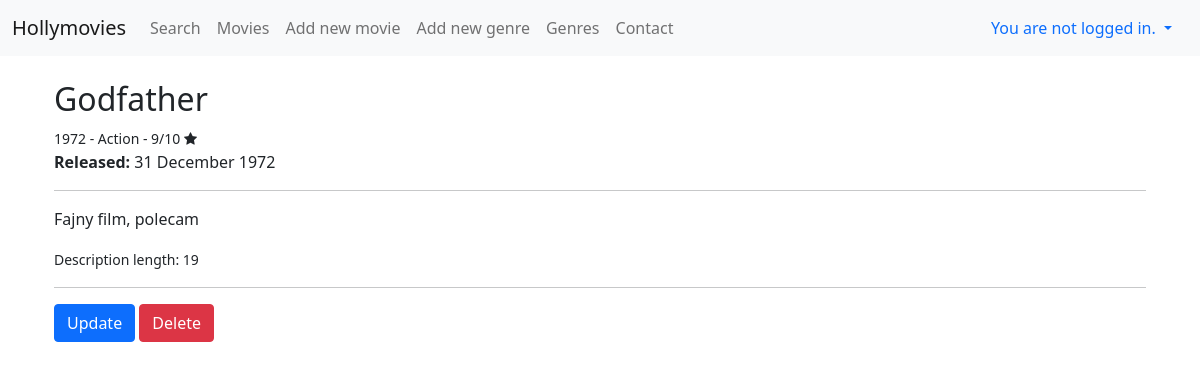
The app's page /movies/1, older data.
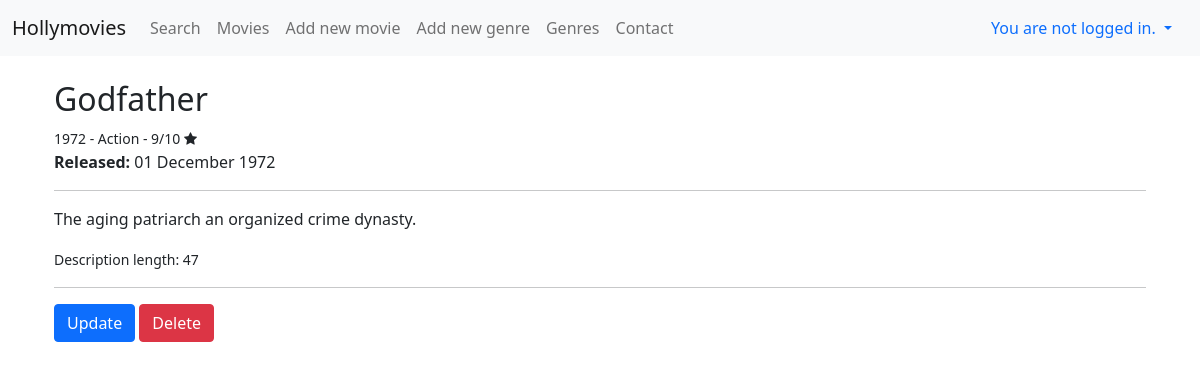
The same page, newer data.
### viewer/models.py (models this page shows, shortened)
class Movie(Model):
    title = CharField(max_length=128)
    genre = ForeignKey(Genre, on_delete=DO_NOTHING)
    rating = IntegerField()
    released = DateField()
    description = TextField()
    created = DateTimeField(auto_now_add=True)

class Genre(Model):
    name = CharField(max_length=128)
    def __str__(self):
        return f"{self.name}"

### viewer/views.py (the view)
# urls.py: path('movies/<int:pk>', MovieDetailView.as_view(), name="read_movie"),
class MovieDetailView(DetailView):
    template_name = "movie_detail_view.html"
    model = Movie

### viewer/templates/movie_detail_view.html
{% extends 'base.html' %}
{% block content %}
    <div class="container py-4">
        <h2>{{ movie.title }}</h2>
        <small>{{ movie.released.year }} - {{ movie.genre }} - {{ movie.rating }}/10 <i class="fa fa-star"></i></small>
        <p><b>Released:</b> {{ movie.released|date:"d E Y" }}</p>
        <hr>
        <p>{{ movie.description }}</p>
        <small>Description length: {{ movie.description|length }}</small>
        <hr>
        <a class="btn btn-primary" href="{% url "update_movie" movie.id %}">Update</a>
        <a class="btn btn-danger" href="{% url "delete_movie" movie.id %}">Delete</a>
    </div>
{% endblock %}

Row changes from the older to the newer data that the page shows:
changed Movie "Godfather": released "31 December 1972" → "01 December 1972"; description "Fajny film, polecam" → "The aging patriarch an organized crime dynasty."; description|length "19" → "47"
